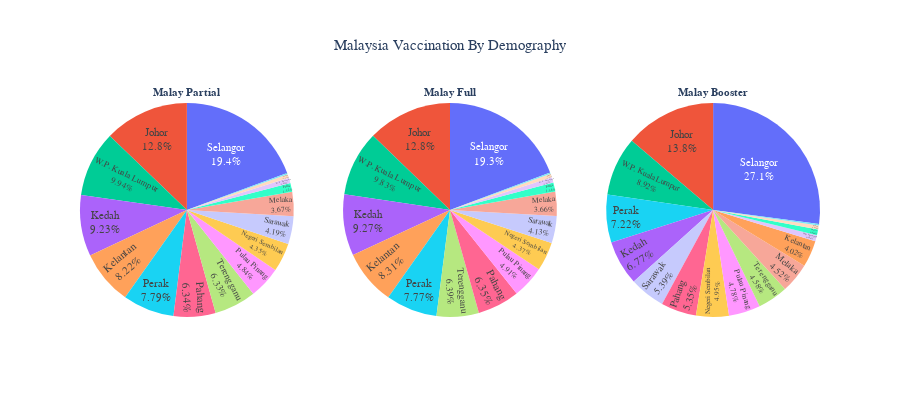

The notebook cell this image was saved under:
### Code cell
fig = make_subplots(rows=1, cols=3, specs=[[{"type": "domain"},{"type": "domain"},
                                            {"type": "domain"}]],
subplot_titles=('<b>Malay Partial</b>','<b>Malay Full</b>','<b>Malay Booster</b>'))
#Graph 1
fig.add_trace(go.Pie(values=df_malay['partial_malay'],labels=df_malay['state'],
                    textinfo='label+percent'),row=1, col=1)
#Graph 2
fig.add_trace(go.Pie(values=df_malay['full_malay'],labels=df_malay['state'],
                    textinfo='label+percent'),row=1, col=2)
#Graph 3
fig.add_trace(go.Pie(values=df_malay['booster_malay'],labels=df_malay['state'],
                    textinfo='label+percent'),row=1, col=3)
#Update Fonts & Size
fig.update_annotations(font=dict(family="Helvetica", size=11))
fig.update_layout(font=dict(family="Helvetica", size=11))
fig.update_layout(height=400,showlegend=False)
fig.update_traces(textposition='inside', textinfo='percent+label')
fig.update_layout(title_text='Malaysia Vaccination By Demography', title_x=0.5)

#Plotting the graph
fig.show()

### Figure 1 — Plotly figure (JSON) as saved in the notebook; plotly's stock layout.template omitted (floating-point values rounded to 4 significant figures)
{"data": [{"domain": {"x": [0, 0.2889], "y": [0, 1]}, "labels": ["Johor", "Kedah", "Kelantan", "Melaka", "Negeri Sembilan", "Pahang", "Perak", "Perlis", "Pulau Pinang", "Sabah", "Sarawak", "Selangor", "Terengganu", "W.P. Kuala Lumpur", "W.P. Labuan", "W.P. Putrajaya"], "textinfo": "percent+label", "textposition": "inside", "type": "pie", "values": [1751149, 1261650, 1122955, 501879, 593997, 866953, 1063905, 180663, 661980, 78736, 572612, 2646993, 865516, 1358539, 25210, 112163]}, {"domain": {"x": [0.3556, 0.6444], "y": [0, 1]}, "labels": ["Johor", "Kedah", "Kelantan", "Melaka", "Negeri Sembilan", "Pahang", "Perak", "Perlis", "Pulau Pinang", "Sabah", "Sarawak", "Selangor", "Terengganu", "W.P. Kuala Lumpur", "W.P. Labuan", "W.P. Putrajaya"], "textinfo": "percent+label", "textposition": "inside", "type": "pie", "values": [1680138, 1216693, 1090631, 480398, 573146, 834291, 1020386, 176169, 645086, 74834, 541958, 2535441, 838387, 1291231, 23611, 107235]}, {"domain": {"x": [0.7111, 1], "y": [0, 1]}, "labels": ["Johor", "Kedah", "Kelantan", "Melaka", "Negeri Sembilan", "Pahang", "Perak", "Perlis", "Pulau Pinang", "Sabah", "Sarawak", "Selangor", "Terengganu", "W.P. Kuala Lumpur", "W.P. Labuan", "W.P. Putrajaya"], "textinfo": "percent+label", "textposition": "inside", "type": "pie", "values": [935689, 459921, 273249, 307170, 336634, 363590, 490661, 58692, 324881, 42769, 366468, 1839928, 311326, 606399, 14921, 62101]}], "layout": {"annotations": [{"font": {"family": "Helvetica", "size": 11}, "showarrow": false, "text": "<b>Malay Partial</b>", "x": 0.1444, "xanchor": "center", "xref": "paper", "y": 1, "yanchor": "bottom", "yref": "paper"}, {"font": {"family": "Helvetica", "size": 11}, "showarrow": false, "text": "<b>Malay Full</b>", "x": 0.5, "xanchor": "center", "xref": "paper", "y": 1, "yanchor": "bottom", "yref": "paper"}, {"font": {"family": "Helvetica", "size": 11}, "showarrow": false, "text": "<b>Malay Booster</b>", "x": 0.8556, "xanchor": "center", "xref": "paper", "y": 1, "yanchor": "bottom", "yref": "paper"}], "font": {"family": "Helvetica", "size": 11}, "height": 400, "showlegend": false, "title": {"text": "Malaysia Vaccination By Demography", "x": 0.5}}}
